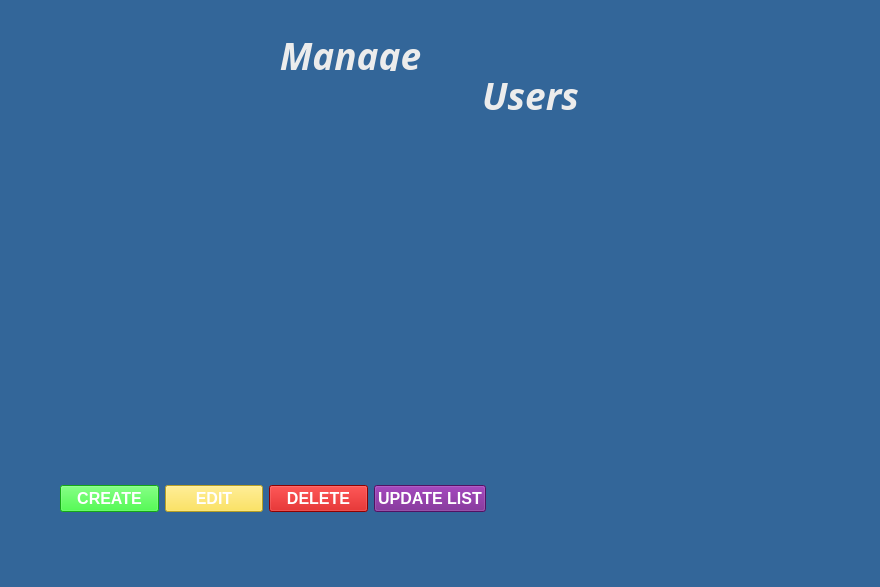
<?xml version="1.0" encoding="UTF-8"?>
<ui version="4.0">
 <class>ManageUsers</class>
 <widget class="QMainWindow" name="ManageUsers">
  <property name="enabled">
   <bool>true</bool>
  </property>
  <property name="geometry">
   <rect>
    <x>0</x>
    <y>0</y>
    <width>880</width>
    <height>587</height>
   </rect>
  </property>
  <property name="mouseTracking">
   <bool>true</bool>
  </property>
  <property name="windowTitle">
   <string>DrawingApp</string>
  </property>
  <property name="windowIcon">
   <iconset resource="portada.qrc">
    <normaloff>:/cct/paints.png</normaloff>:/cct/paints.png</iconset>
  </property>
  <property name="layoutDirection">
   <enum>Qt::LeftToRight</enum>
  </property>
  <property name="styleSheet">
   <string notr="true">background-color: rgb(51, 102, 153);</string>
  </property>
  <widget class="QWidget" name="centralwidget">
   <widget class="QLabel" name="label">
    <property name="geometry">
     <rect>
      <x>270</x>
      <y>30</y>
      <width>161</width>
      <height>41</height>
     </rect>
    </property>
    <property name="font">
     <font>
      <family>Courier 10 Pitch</family>
      <weight>75</weight>
      <bold>true</bold>
     </font>
    </property>
    <property name="text">
     <string>&lt;html&gt;&lt;head/&gt;&lt;body&gt;&lt;p align=&quot;center&quot;&gt;&lt;span style=&quot; font-size:28pt; font-style:italic; color:#ececec;&quot;&gt;Manage&lt;/span&gt;&lt;/p&gt;&lt;/body&gt;&lt;/html&gt;</string>
    </property>
   </widget>
   <widget class="QLabel" name="label_2">
    <property name="geometry">
     <rect>
      <x>340</x>
      <y>30</y>
      <width>181</width>
      <height>91</height>
     </rect>
    </property>
    <property name="styleSheet">
     <string notr="true">border-image: url(:/cct/paints.png);</string>
    </property>
    <property name="text">
     <string/>
    </property>
   </widget>
   <widget class="QLabel" name="label_3">
    <property name="geometry">
     <rect>
      <x>470</x>
      <y>70</y>
      <width>121</width>
      <height>41</height>
     </rect>
    </property>
    <property name="font">
     <font>
      <family>Courier 10 Pitch</family>
      <weight>75</weight>
      <bold>true</bold>
     </font>
    </property>
    <property name="text">
     <string>&lt;html&gt;&lt;head/&gt;&lt;body&gt;&lt;p align=&quot;center&quot;&gt;&lt;span style=&quot; font-size:28pt; font-style:italic; color:#ececec;&quot;&gt;Users&lt;/span&gt;&lt;/p&gt;&lt;/body&gt;&lt;/html&gt;</string>
    </property>
   </widget>
   <widget class="QWidget" name="layoutWidget">
    <property name="geometry">
     <rect>
      <x>60</x>
      <y>480</y>
      <width>426</width>
      <height>38</height>
     </rect>
    </property>
    <layout class="QHBoxLayout" name="horizontalLayout">
     <item>
      <widget class="QPushButton" name="buttonCreate">
       <property name="font">
        <font>
         <pointsize>12</pointsize>
         <weight>75</weight>
         <bold>true</bold>
        </font>
       </property>
       <property name="styleSheet">
        <string notr="true">background-color: rgb(30, 235, 30);
color: rgb(255, 255, 255);</string>
       </property>
       <property name="text">
        <string>CREATE</string>
       </property>
      </widget>
     </item>
     <item>
      <widget class="QPushButton" name="buttonEdit">
       <property name="font">
        <font>
         <pointsize>12</pointsize>
         <weight>75</weight>
         <bold>true</bold>
        </font>
       </property>
       <property name="styleSheet">
        <string notr="true">background-color: rgb(255, 222, 52);
color: rgb(255, 255, 255);</string>
       </property>
       <property name="text">
        <string>EDIT</string>
       </property>
      </widget>
     </item>
     <item>
      <widget class="QPushButton" name="buttonDelete">
       <property name="font">
        <font>
         <pointsize>12</pointsize>
         <weight>75</weight>
         <bold>true</bold>
        </font>
       </property>
       <property name="styleSheet">
        <string notr="true">background-color: rgb(199, 0, 0);
color: rgb(255, 255, 255);</string>
       </property>
       <property name="text">
        <string>DELETE</string>
       </property>
      </widget>
     </item>
     <item>
      <widget class="QPushButton" name="buttonUpdateList">
       <property name="font">
        <font>
         <pointsize>12</pointsize>
         <weight>75</weight>
         <bold>true</bold>
        </font>
       </property>
       <property name="styleSheet">
        <string notr="true">background-color: rgb(115, 24, 138);
color: rgb(255, 255, 255);</string>
       </property>
       <property name="text">
        <string>UPDATE LIST</string>
       </property>
      </widget>
     </item>
    </layout>
   </widget>
   <zorder>layoutWidget</zorder>
   <zorder>label_2</zorder>
   <zorder>label</zorder>
   <zorder>label_3</zorder>
  </widget>
  <widget class="QStatusBar" name="statusbar"/>
 </widget>
 <resources>
  <include location="portada.qrc"/>
 </resources>
 <connections/>
</ui>
